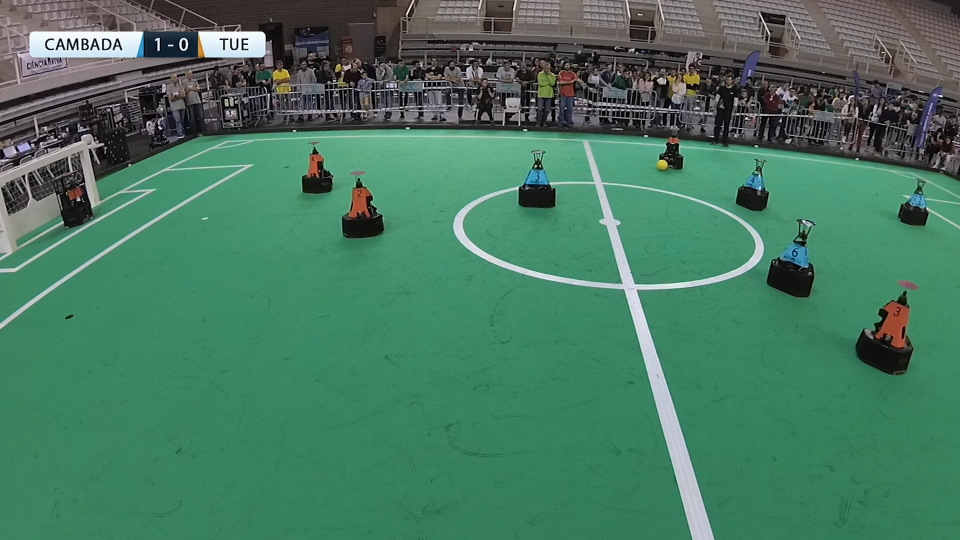
#> input picture Deliverables3/CAMBADAFIELD2.png, 1920 x 1080 px (shown at 1/2 size)
$ python ImprovedSegmentation.py
#> lines starting #> are read from the running program, lines starting #| are printed output that depends on the picture; after the words box and inside, x2 and y2 are one past the last pixel; in counts of white or black regions, pixels touching at a corner belong together
import cv2 as cv
import numpy as np
import matplotlib.pyplot as plt


# Ball
BALL_UPPER = np.array([35, 220, 235])
BALL_LOWER = np.array([25, 160, 135])

# FIELD LINES
FIELD_UPPER = np.array([180, 101, 226])
FIELD_LOWER = np.array([8, 0, 174])

##PLAYERS
# RED
RED_UPPER = np.array([11, 255, 255])
RED_LOWER = np.array([0, 87, 92])

# BLUE
BLUE_UPPER = np.array([102, 224, 255])
BLUE_LOWER = np.array([86, 125, 75])


def nothing(x):
    pass


img = cv.imread('CAMBADAFIELD2.png')
#> img is the input picture: shape (1080, 1920, 3); mean B, G, R 97.4, 120.3, 71.2
img = cv.resize(img, (1366, 768), interpolation=cv.INTER_AREA)
#> img: shape (768, 1366, 3)

#  Blur the image
blur = cv.GaussianBlur(img, (7, 7), 0)
# blur = cv.medianBlur(img, 6)
#  Obtain HSV image
frame_gray = cv.cvtColor(blur, cv.COLOR_BGR2GRAY)
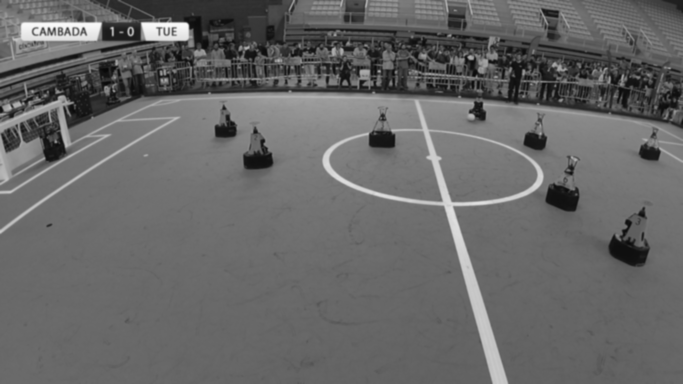
#> frame_gray: shape (768, 1366) (shown at 1/2 size); min 7, max 249, mean 103
frame_HSV = cv.cvtColor(blur, cv.COLOR_BGR2HSV)
#> frame_HSV: shape (768, 1366, 3); mean H, S, V 77.6, 105, 122.7
while 1:


    frame_mask_BALL = cv.inRange(frame_HSV, BALL_LOWER, BALL_UPPER)
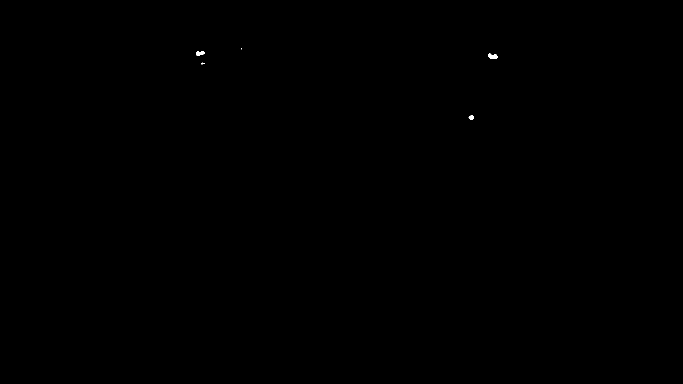
#> frame_mask_BALL: shape (768, 1366) (shown at 1/2 size); 0.03% white; 5 white regions (2 under 20 px), largest, box (x1, y1, x2, y2) and area: (976, 107, 995, 118) 147, (392, 102, 409, 111) 114, (937, 230, 947, 239) 68
    frame_mask_BLUEPlayer = cv.inRange(frame_HSV, BLUE_LOWER, BLUE_UPPER)
#> frame_mask_BLUEPlayer: shape (768, 1366); 0.24% white; 5 white regions, box (x1, y1, x2, y2) and area: (1110, 345, 1153, 379) 944, (745, 240, 782, 264) 666, (1059, 248, 1088, 270) 426, (1293, 275, 1319, 294) 341, (196, 48, 206, 82) 190
    frame_mask_REDPlayer = cv.inRange(frame_HSV, RED_LOWER, RED_UPPER)
#> frame_mask_REDPlayer: shape (768, 1366); 0.36% white; 7 white regions, largest, box (x1, y1, x2, y2) and area: (1246, 430, 1293, 495) 1734, (497, 267, 526, 310) 797, (794, 101, 823, 119) 381
    frame_mask_FIELDLINES = cv.inRange(frame_HSV, FIELD_LOWER, FIELD_UPPER)
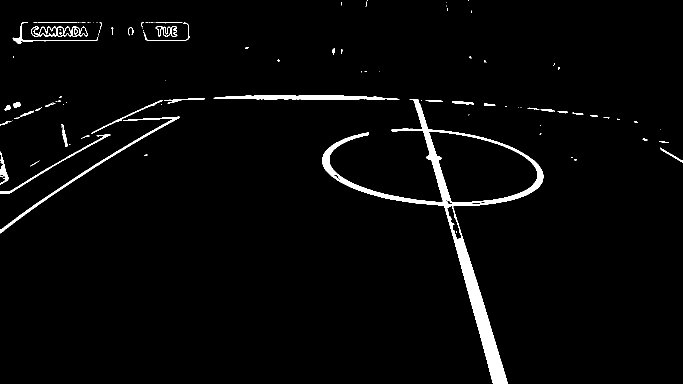
#> frame_mask_FIELDLINES: shape (768, 1366) (shown at 1/2 size); 2.6% white; 113 white regions (74 under 20 px), largest, box (x1, y1, x2, y2) and area: (644, 199, 1087, 768) 17088, (427, 190, 799, 200) 2345, (0, 233, 360, 467) 2168
    mask = frame_mask_BALL + frame_mask_BLUEPlayer + frame_mask_REDPlayer + frame_mask_FIELDLINES
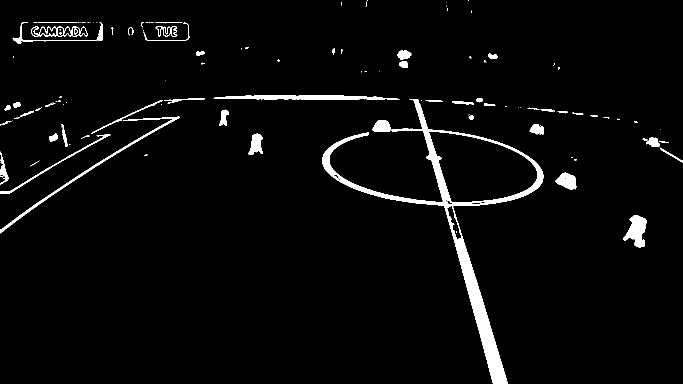
#> mask: shape (768, 1366) (shown at 1/2 size); 3.3% white; 124 white regions (71 under 20 px), largest, box (x1, y1, x2, y2) and area: (644, 199, 1087, 768) 17088, (427, 190, 799, 200) 2345, (0, 233, 360, 467) 2168

    k = cv.waitKey(1) & 0xFF
#> (key Esc is pressed here)

    #  Set threshold limits
    ret, frame_masked = cv.threshold(frame_gray, 0, 255, cv.THRESH_BINARY + cv.THRESH_OTSU)
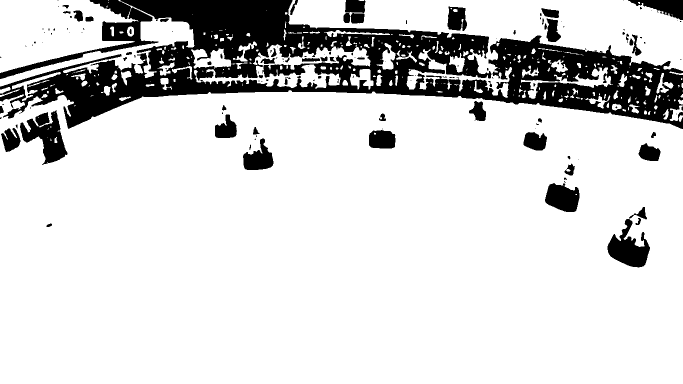
#> frame_masked: shape (768, 1366) (shown at 1/2 size); 83.6% white; 148 black regions (84 under 20 px), largest, box (x1, y1, x2, y2) and area: (0, 0, 1366, 258) 138997, (40, 220, 135, 330) 4992, (1215, 438, 1300, 535) 4203
#> ret = 81
    frame_masked = cv.bitwise_not(frame_masked)
    frame_masked = frame_masked + mask
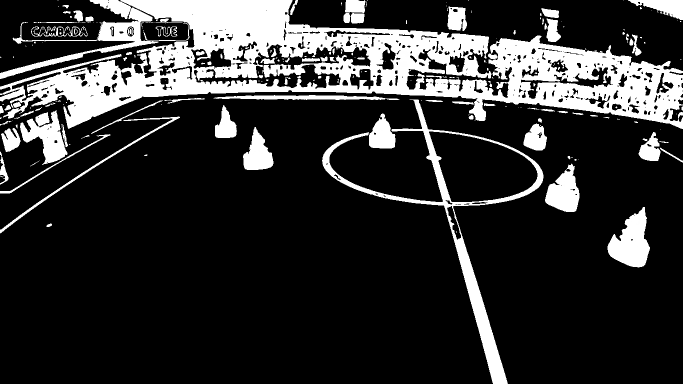
#> frame_masked: shape (768, 1366) (shown at 1/2 size); min 0, max 255, mean 49.9
    frame_masked = cv.bitwise_and(img, img, mask=frame_masked)
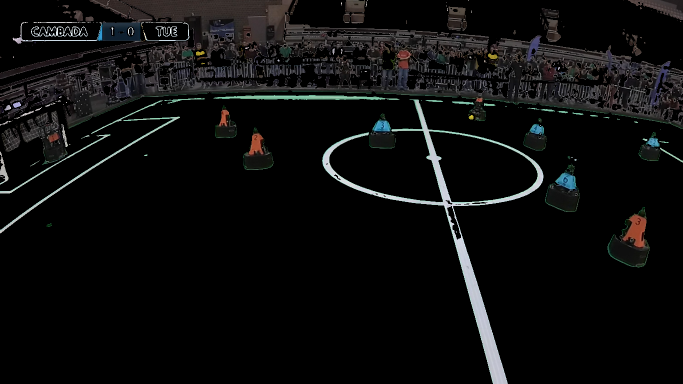
#> frame_masked: shape (768, 1366, 3) (shown at 1/2 size); mean B, G, R 13.1, 13.1, 13

    cv.imshow('Masked', frame_masked)
    cv.imshow('original', img)

    if k == 27:
        break

$ run again, with Deliverables3/CAMBADAFIELD.png copied over Deliverables3/CAMBADAFIELD2.png
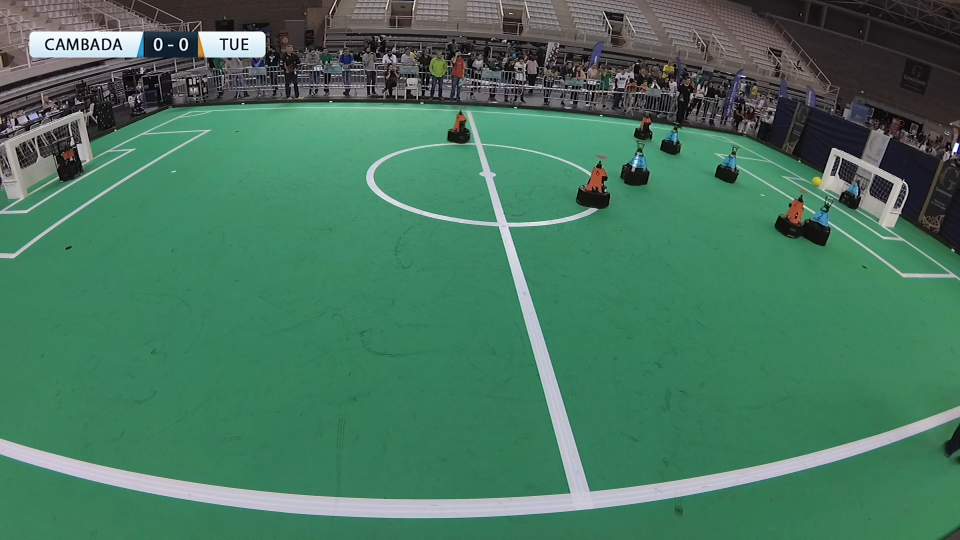
#> input picture Deliverables3/CAMBADAFIELD.png, 1920 x 1080 px (shown at 1/2 size)
#> img is the input picture: shape (1080, 1920, 3); mean B, G, R 95.2, 118.4, 70.5
#> img: shape (768, 1366, 3)
#> frame_HSV: shape (768, 1366, 3); mean H, S, V 79.6, 105.6, 120.8
#> frame_mask_BALL: shape (768, 1366); 0% white; 2 white regions (1 under 20 px), largest, box (x1, y1, x2, y2) and area: (1159, 255, 1167, 262) 48
#> frame_mask_BLUEPlayer: shape (768, 1366); 0.11% white; 9 white regions (2 under 20 px), largest, box (x1, y1, x2, y2) and area: (1156, 299, 1182, 323) 348, (1028, 222, 1049, 238) 212, (907, 221, 921, 240) 202
#> frame_mask_REDPlayer: shape (768, 1366); 0.17% white; 10 white regions (2 under 20 px), largest, box (x1, y1, x2, y2) and area: (833, 239, 862, 273) 549, (1118, 285, 1143, 318) 487, (644, 83, 662, 110) 333
#> frame_mask_FIELDLINES: shape (768, 1366); 4.9% white; 95 white regions (56 under 20 px), largest, box (x1, y1, x2, y2) and area: (0, 157, 1366, 736) 43112, (0, 184, 299, 367) 1180, (420, 150, 615, 159) 1129
#> `ret, frame_masked = cv.threshold(frame_gray, 0, 255, cv.THRESH_BINARY ..`:
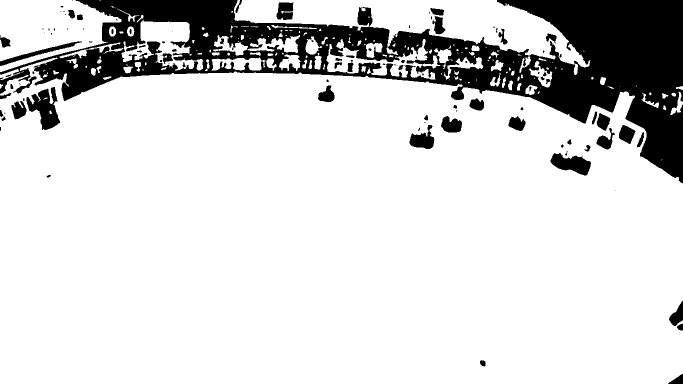
#> frame_masked: shape (768, 1366) (shown at 1/2 size); 83.9% white; 115 black regions (54 under 20 px), largest, box (x1, y1, x2, y2) and area: (0, 0, 1366, 367) 147379, (53, 174, 120, 260) 3029, (1101, 306, 1182, 351) 2132
#> ret = 78
#> `frame_masked = cv.bitwise_and(img, img, mask=frame_masked)`:
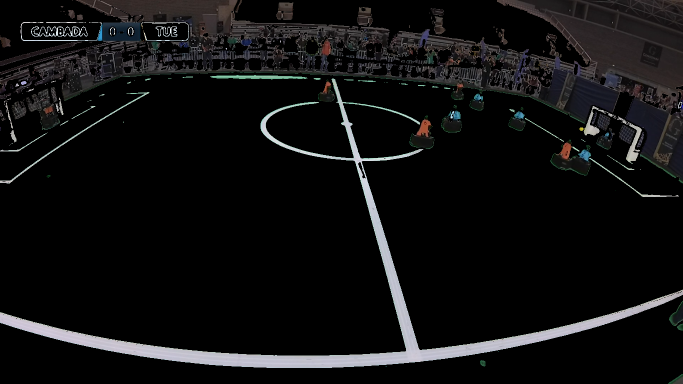
#> frame_masked: shape (768, 1366, 3) (shown at 1/2 size); mean B, G, R 17, 16.5, 16.7

$ run again, with Deliverables3/CAMBADA_CLOSEUP.png copied over Deliverables3/CAMBADAFIELD2.png
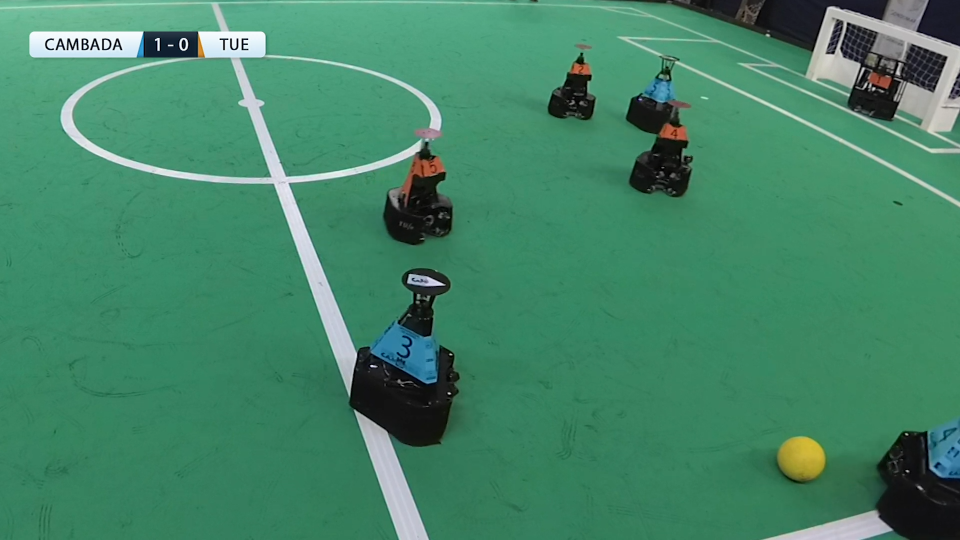
#> input picture Deliverables3/CAMBADA_CLOSEUP.png, 1920 x 1080 px (shown at 1/2 size)
#> img is the input picture: shape (1080, 1920, 3); mean B, G, R 103.6, 133.3, 67.2
#> img: shape (768, 1366, 3)
#> frame_HSV: shape (768, 1366, 3); mean H, S, V 76.5, 127.9, 134.3
#> frame_mask_BALL: shape (768, 1366); 0.25% white; 1 white region, box (x1, y1, x2, y2) and area: (1111, 624, 1174, 678) 2604
#> frame_mask_BLUEPlayer: shape (768, 1366); 0.89% white; 9 white regions (5 under 20 px), largest, box (x1, y1, x2, y2) and area: (525, 456, 626, 546) 5048, (1321, 595, 1366, 679) 2919, (915, 111, 962, 147) 1105, (195, 48, 232, 83) 236
#> frame_mask_REDPlayer: shape (768, 1366); 0.24% white; 4 white regions, box (x1, y1, x2, y2) and area: (572, 224, 632, 280) 1142, (940, 176, 977, 200) 621, (1236, 103, 1268, 126) 432, (814, 91, 839, 106) 284
#> frame_mask_FIELDLINES: shape (768, 1366); 4.7% white; 76 white regions (40 under 20 px), largest, box (x1, y1, x2, y2) and area: (0, 0, 628, 558) 22056, (507, 588, 609, 768) 6194, (1147, 10, 1331, 136) 4905
#> mask: shape (768, 1366); 6% white; 86 white regions (42 under 20 px), largest, box (x1, y1, x2, y2) and area: (0, 0, 628, 558) 22056, (507, 588, 609, 768) 6194, (525, 456, 626, 546) 5048
#> `ret, frame_masked = cv.threshold(frame_gray, 0, 255, cv.THRESH_BINARY ..`:
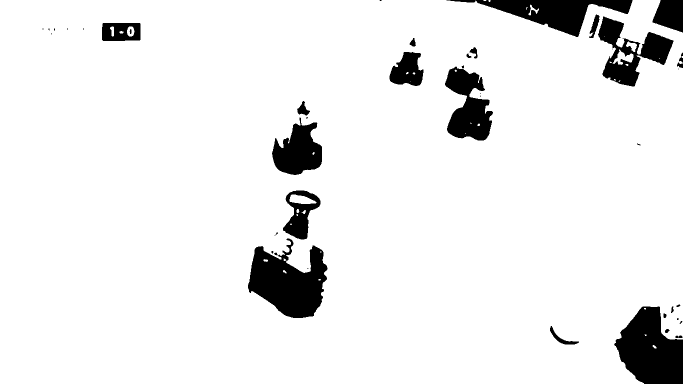
#> frame_masked: shape (768, 1366) (shown at 1/2 size); 92.5% white; 45 black regions (18 under 20 px), largest, box (x1, y1, x2, y2) and area: (496, 477, 655, 636) 15199, (1228, 613, 1366, 768) 14521, (893, 0, 1265, 74) 10330
#> ret = 73
#> `frame_masked = cv.bitwise_and(img, img, mask=frame_masked)`:
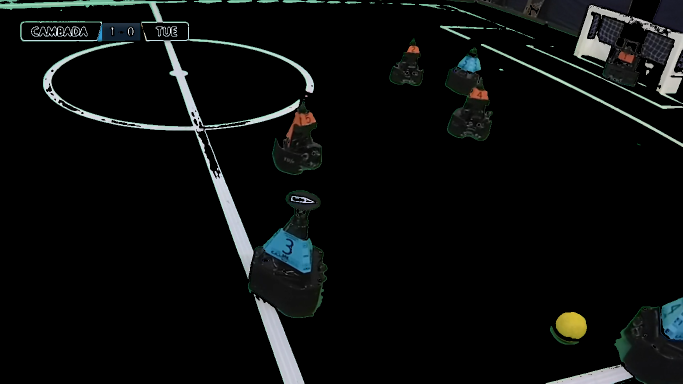
#> frame_masked: shape (768, 1366, 3) (shown at 1/2 size); mean B, G, R 12.8, 13.2, 11.5
